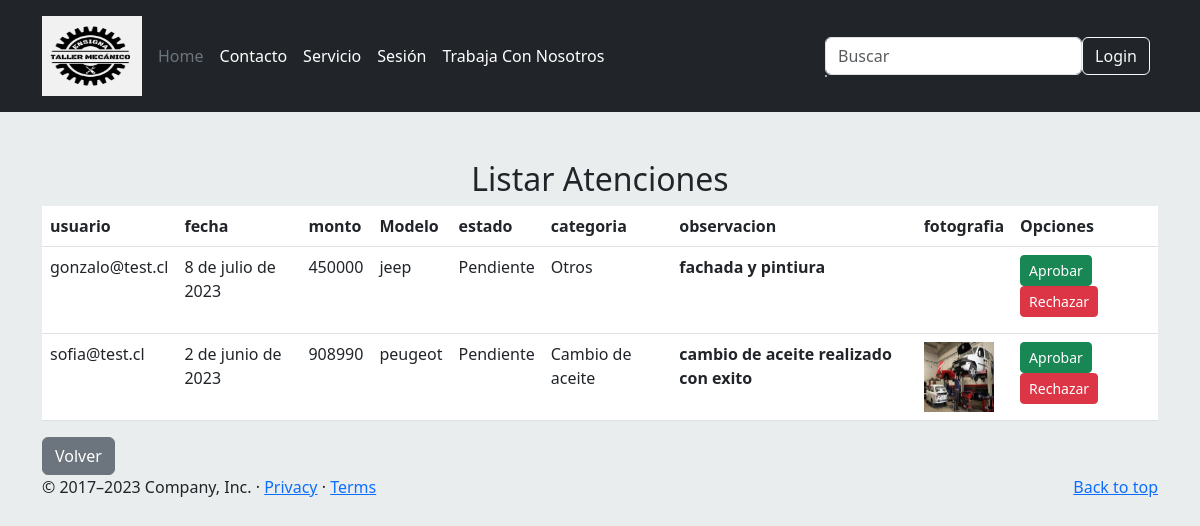
Page /lista_atencion/ on the committed database.
### appweb/models.py (models this page shows, shortened)
class Atencion(models.Model):
    id_atencion = models.AutoField(primary_key=True)
    fecha = models.DateField()
    monto = models.IntegerField()
    Modelo = models.CharField(max_length=100)
    categoria = models.ForeignKey(Categoria, on_delete=models.CASCADE)
    observacion = models.TextField()
    motivoRechazo = models.TextField(null=True,blank=True)
    Estado = models.CharField(max_length=50, default='Pendiente')
    usuario = models.ForeignKey(User, on_delete=models.CASCADE, blank=True, null=True)
    fotografia = models.ImageField(null=True, upload_to='categoria')

class Categoria(models.Model):
    nombre_categoria = models.CharField(max_length=50)
    def __str__(self):
        return self.nombre_categoria

### appweb/views.py (the view)
# urls.py: path('lista_atencion/',lista_atencion,name="lista_atencion"),
def lista_atencion(request):
    aten = Atencion.objects.filter(Estado='Pendiente')
    data = {
        "aten" : aten
    }
    print(data)
    return render(request, "lista_atencion.html",data)

### appweb/templates/lista_atencion.html (shortened to what this page needs)
{% extends 'base.html' %}
{% block contenido %}
<div class="container mt-5">
    <div class="text-center">
      <h2 class="mt-4">Listar Atenciones</h2>
    </div>
<table class="table">
    <thead>
      <tr>
        <th scope="col"> usuario </th>
        <th scope="col">fecha</th>
        <th scope="col">monto</th>
        <th scope="col">Modelo</th>
        <th scope="col"> estado </th>
        <th scope="col">categoria</th>
        <th scope="col"> observacion </th>
        <th scope="col"> fotografia </th>
        <th scope="col"> Opciones </th>
      </tr>
    </thead>
    <tbody>
        {% for p in aten %}
      <tr>
        <td>{{p.usuario}}</td>
        <td>{{p.fecha}}</td>
        <td>{{p.monto}}</td>
        <td>{{p.Modelo}}</td>
        <td>{{p.Estado}}</td>
        <td>{{p.categoria}}</td>
        <th >{{p.observacion}}</th>
        <td>
          {% if p.fotografia %}
                <img width="70" height="70"
                  src="{{p.fotografia.url}}"
                  class="img-responsive wp-post-image" alt="" decoding="async" loading="lazy">
                {% else %}
                  <img width="270" height="350"
                  src=""
                  class="img-responsive wp-post-image" alt="" decoding="async" loading="lazy">
                {% endif%}
        </td>
        <td>
          <a href="#" onclick="aprobarAtencion('{{p.id_atencion}}')"  class="btn btn-success btn-sm" >Aprobar </a>
          <a href="#" onclick="eliminarAtencion('{{p.id_atencion}}')" class="btn btn-danger btn-sm" >Rechazar </a>
        </td>
      </tr>
      {% endfor %}
    </tbody>
  </table>
  <a class="btn btn-secondary btn" href="{% url 'tareasadministrador'%}" role="button">Volver</a>
</div>
  {% endblock %}

### rows in the picture
Atencion: usuario "gonzalo@test.cl", fecha "8 de julio de 2023", monto "450000", Modelo "jeep", Estado "Pendiente", categoria "Otros", observacion "fachada y pintiura", fotografia (picture)
Atencion: usuario "sofia@test.cl", fecha "2 de junio de 2023", monto "908990", Modelo "peugeot", Estado "Pendiente", categoria "Cambio de aceite", observacion "cambio de aceite realizado con exito", fotografia (picture)
